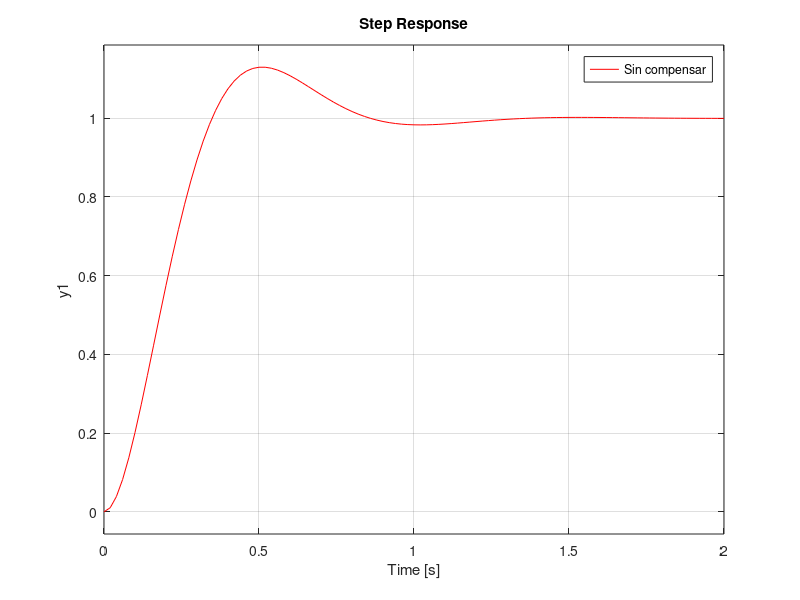
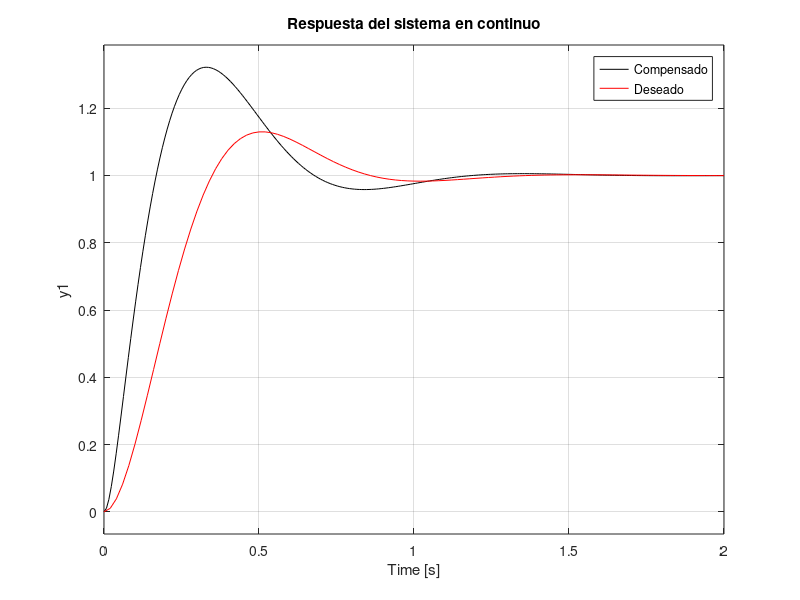
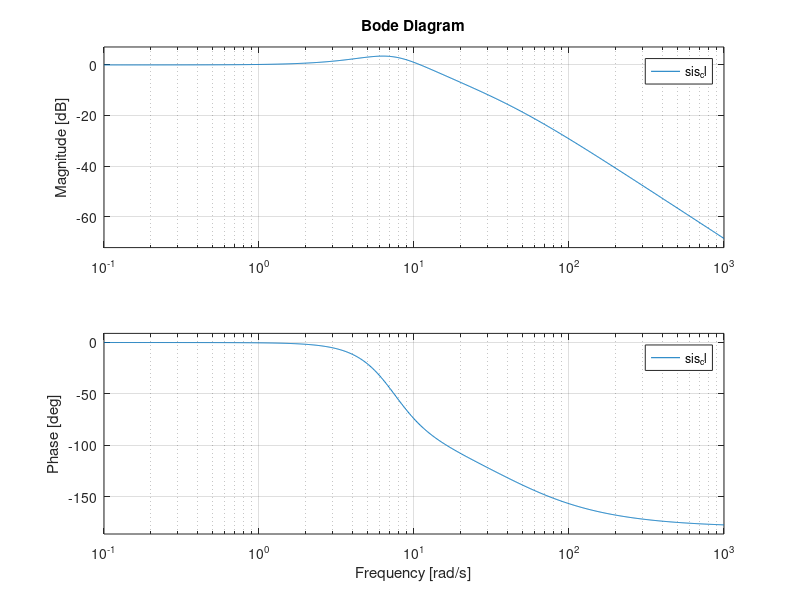
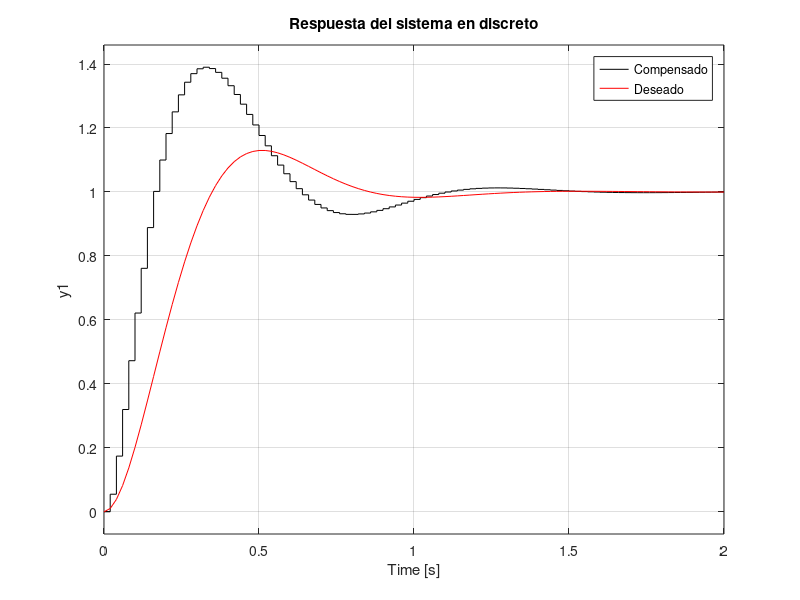

Write the MATLAB code that produced these figures, in order. (Note: this script raises an error after producing the figures.)
clc
close all
clear

%proceso
g=tf(1,[1 48 5]);
step(g,'k')
g_cl=feedback(g,1);
hold on
step(g_cl)

%deseado
Ts=1;
so=13/100;
e=sqrt((log(so))^2/(pi^2+(log(so))^2));
wn=4/(Ts*e);
g_d=tf(wn^2,[1 2*e*wn wn^2]);
hold on
step(g_cl,'b')
step(g_d,'r')
legend('Sin compensar','sin compensar en CL','Deseado')
[P Z]=pzmap(g_d)

pol_d=[1 2*e*wn wn^2];
pol_a=conv(pol_d,[1 40]);

%------controlador----
K_p=373.9-5;
T_i=K_p/2157.5;
g_c=tf([K_p*T_i K_p],[T_i 0]);

%--------compensado----
sis_ol=g_c*g;
sis_cl=feedback(sis_ol,1);
figure
step(sis_cl,'k')
hold on
step(g_d,'r')
legend('Compensado','Deseado')
title('Respuesta del sistema en continuo')
[p z]=pzmap(sis_cl)


%--------------------discretizar----------------
%----------w=ancho de banda en lazo cerrado---
figure
bode(sis_cl)
w=14.3;
ws=2*w; %w/2;
Ts=2*pi/ws;%pi/w;%0.5*2*pi/w; %nyquist
Ts=1/50;%0.169/10; %empirico
% Ts=0.169/10;
% Ts=1/10;  %1/10 foh
gc_d=c2d(g_c,Ts,'zoh');
gp_d=c2d(g,Ts,'zoh');
sis_ol_d=gc_d*gp_d;
sis_cl_d=feedback(sis_ol_d,1);
figure
step(sis_cl_d,'k')
hold on
step(g_d,'r')
legend('Compensado','Deseado')
title('Respuesta del sistema en discreto')

figure
step(sis_cl_d,'k')
hold on

step(sis_cl,'b')
legend('Discreto','Continuo')
%--------------------discretizar----------------


%-----------implementar algoritmo-------------
rk=1;
%------controlador-----
uk1=0;
uk=0;
ek1=0;
ek=0;

%------controlador-----

%------proceso-----
ukp1=0;
ukp2=0;
ukp=0;
yk1=0;
yk2=0;
yk=0;
y=[];
%------proceso-----


t=0:Ts:4.5;
for i=1:length(t)
    
%     yk = 0.001886*ukp + 0.002608*ukp1 + 4.05e-05*ukp2 + 0.9774*yk1 - 2.632e-05*yk2; % FOH y nyquist
    yk = 0.0001488*ukp1 + 0.0001083*ukp2 + 1.382*yk1 - 0.3829*yk2; %zoh
%     yk = 0.0006962*ukp + 0.001286*ukp1 + 7.728e-05*ukp2 + 0.9979*yk1 -0.00823*yk2; %foh
    y = [y yk];
    %calcular el error
    ek = rk - yk;
    %calcular accion de control
%     uk = 605.9*ek - 131.9*ek1 + uk1; % FOH y nyquist
    uk=368.9*ek - 325.7*ek1+uk1;  %zoh Ts=1/50
%     uk=476.8*ek - 261*ek1+uk1;  %foh Ts=1/10
    ukp = uk;
    %--------actualizar valores--------
    ek1=ek;
    uk1=uk;
    
    
    ukp2=ukp1;
    ukp1=ukp;    
    yk2=yk1;
    yk1=yk;    
     
    
end
figure
plot(t,y,'--r')
hold on
step(sis_cl_d,'k')
step(sis_cl,'b')
legend('algoritmo','Discreto','Continuo')


%-------prueba con datos----
tiempo = out.simout.time;
u = out.simout.signals.values(:,1);  
y_r = out.simout.signals.values(:,2); 
y_sim=lsim(sis_cl_d,u,tiempo);

figure
plot(tiempo,y_sim,'k')
hold on
plot(tiempo,y_r,'.r')